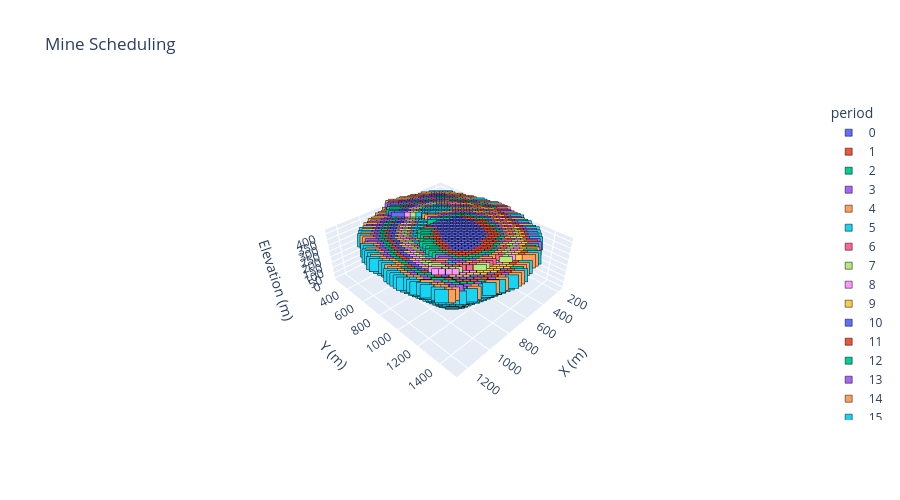

Notebook cell for this chart:
### Markdown cell above
### Mine Scheduling 3D Plot

### Code cell
# Block dimensions
dx, dy, dz = 30, 30, 30

# Filter extracted blocks and prepare data
d = blocks.loc[blocks.period.notna()].copy()
d["period"] = d["period"].astype(int)
d[["x","y","z"]] *= [dx, dy, dz]
d["period"] -= d["period"].min()
d["period"] = d["period"].astype(str)

# Axis scaling for correct proportions
r = d[["x","y","z"]].max() - d[["x","y","z"]].min()
s = r.max()

# 3D categorical scatter with Plotly default colors
fig = px.scatter_3d(d, x="x", y="y", z="z", color="period", color_discrete_sequence=px.colors.qualitative.Plotly,
    category_orders={"period": sorted(d["period"], key=int)}, labels={"color": "Periods"}, 
    title="Mine Scheduling", width=900, height=500).update_traces(marker=dict(symbol="square", size=7, 
    line=dict(width=0.5, color="black"))).update_layout(scene=dict(xaxis_title="X (m)", yaxis_title="Y (m)", 
    zaxis_title="Elevation (m)", aspectmode="manual", aspectratio=dict(x=r.x/s, y=r.y/s, z=r.z/s)))
fig.show()

### Figure 1 — Plotly figure (JSON) as saved in the notebook; plotly's stock layout.template omitted (floating-point values rounded to 4 significant figures; data arrays with more than 128 entries replaced by an {"elided": "..."} marker saying what was removed)
{"data": [{"hovertemplate": "period=0<br>x=%{x}<br>y=%{y}<br>z=%{z}<extra></extra>", "legendgroup": "0", "marker": {"color": "#636EFA", "line": {"color": "black", "width": 0.5}, "size": 7, "symbol": "square"}, "mode": "markers", "name": "0", "scene": "scene", "showlegend": true, "type": "scatter3d", "x": {"elided": "417 int values"}, "y": {"elided": "417 int values"}, "z": {"elided": "417 int values"}}, {"hovertemplate": "period=1<br>x=%{x}<br>y=%{y}<br>z=%{z}<extra></extra>", "legendgroup": "1", "marker": {"color": "#EF553B", "line": {"color": "black", "width": 0.5}, "size": 7, "symbol": "square"}, "mode": "markers", "name": "1", "scene": "scene", "showlegend": true, "type": "scatter3d", "x": {"elided": "368 int values"}, "y": {"elided": "368 int values"}, "z": {"elided": "368 int values"}}, {"hovertemplate": "period=2<br>x=%{x}<br>y=%{y}<br>z=%{z}<extra></extra>", "legendgroup": "2", "marker": {"color": "#00CC96", "line": {"color": "black", "width": 0.5}, "size": 7, "symbol": "square"}, "mode": "markers", "name": "2", "scene": "scene", "showlegend": true, "type": "scatter3d", "x": {"elided": "373 int values"}, "y": {"elided": "373 int values"}, "z": {"elided": "373 int values"}}, {"hovertemplate": "period=3<br>x=%{x}<br>y=%{y}<br>z=%{z}<extra></extra>", "legendgroup": "3", "marker": {"color": "#AB63FA", "line": {"color": "black", "width": 0.5}, "size": 7, "symbol": "square"}, "mode": "markers", "name": "3", "scene": "scene", "showlegend": true, "type": "scatter3d", "x": {"elided": "382 int values"}, "y": {"elided": "382 int values"}, "z": {"elided": "382 int values"}}, {"hovertemplate": "period=4<br>x=%{x}<br>y=%{y}<br>z=%{z}<extra></extra>", "legendgroup": "4", "marker": {"color": "#FFA15A", "line": {"color": "black", "width": 0.5}, "size": 7, "symbol": "square"}, "mode": "markers", "name": "4", "scene": "scene", "showlegend": true, "type": "scatter3d", "x": {"elided": "415 int values"}, "y": {"elided": "415 int values"}, "z": {"elided": "415 int values"}}, {"hovertemplate": "period=5<br>x=%{x}<br>y=%{y}<br>z=%{z}<extra></extra>", "legendgroup": "5", "marker": {"color": "#19D3F3", "line": {"color": "black", "width": 0.5}, "size": 7, "symbol": "square"}, "mode": "markers", "name": "5", "scene": "scene", "showlegend": true, "type": "scatter3d", "x": {"elided": "439 int values"}, "y": {"elided": "439 int values"}, "z": {"elided": "439 int values"}}, {"hovertemplate": "period=6<br>x=%{x}<br>y=%{y}<br>z=%{z}<extra></extra>", "legendgroup": "6", "marker": {"color": "#FF6692", "line": {"color": "black", "width": 0.5}, "size": 7, "symbol": "square"}, "mode": "markers", "name": "6", "scene": "scene", "showlegend": true, "type": "scatter3d", "x": {"elided": "459 int values"}, "y": {"elided": "459 int values"}, "z": {"elided": "459 int values"}}, {"hovertemplate": "period=7<br>x=%{x}<br>y=%{y}<br>z=%{z}<extra></extra>", "legendgroup": "7", "marker": {"color": "#B6E880", "line": {"color": "black", "width": 0.5}, "size": 7, "symbol": "square"}, "mode": "markers", "name": "7", "scene": "scene", "showlegend": true, "type": "scatter3d", "x": {"elided": "470 int values"}, "y": {"elided": "470 int values"}, "z": {"elided": "470 int values"}}, {"hovertemplate": "period=8<br>x=%{x}<br>y=%{y}<br>z=%{z}<extra></extra>", "legendgroup": "8", "marker": {"color": "#FF97FF", "line": {"color": "black", "width": 0.5}, "size": 7, "symbol": "square"}, "mode": "markers", "name": "8", "scene": "scene", "showlegend": true, "type": "scatter3d", "x": {"elided": "516 int values"}, "y": {"elided": "516 int values"}, "z": {"elided": "516 int values"}}, {"hovertemplate": "period=9<br>x=%{x}<br>y=%{y}<br>z=%{z}<extra></extra>", "legendgroup": "9", "marker": {"color": "#FECB52", "line": {"color": "black", "width": 0.5}, "size": 7, "symbol": "square"}, "mode": "markers", "name": "9", "scene": "scene", "showlegend": true, "type": "scatter3d", "x": {"elided": "551 int values"}, "y": {"elided": "551 int values"}, "z": {"elided": "551 int values"}}, {"hovertemplate": "period=10<br>x=%{x}<br>y=%{y}<br>z=%{z}<extra></extra>", "legendgroup": "10", "marker": {"color": "#636EFA", "line": {"color": "black", "width": 0.5}, "size": 7, "symbol": "square"}, "mode": "markers", "name": "10", "scene": "scene", "showlegend": true, "type": "scatter3d", "x": {"elided": "597 int values"}, "y": {"elided": "597 int values"}, "z": {"elided": "597 int values"}}, {"hovertemplate": "period=11<br>x=%{x}<br>y=%{y}<br>z=%{z}<extra></extra>", "legendgroup": "11", "marker": {"color": "#EF553B", "line": {"color": "black", "width": 0.5}, "size": 7, "symbol": "square"}, "mode": "markers", "name": "11", "scene": "scene", "showlegend": true, "type": "scatter3d", "x": {"elided": "635 int values"}, "y": {"elided": "635 int values"}, "z": {"elided": "635 int values"}}, {"hovertemplate": "period=12<br>x=%{x}<br>y=%{y}<br>z=%{z}<extra></extra>", "legendgroup": "12", "marker": {"color": "#00CC96", "line": {"color": "black", "width": 0.5}, "size": 7, "symbol": "square"}, "mode": "markers", "name": "12", "scene": "scene", "showlegend": true, "type": "scatter3d", "x": {"elided": "689 int values"}, "y": {"elided": "689 int values"}, "z": {"elided": "689 int values"}}, {"hovertemplate": "period=13<br>x=%{x}<br>y=%{y}<br>z=%{z}<extra></extra>", "legendgroup": "13", "marker": {"color": "#AB63FA", "line": {"color": "black", "width": 0.5}, "size": 7, "symbol": "square"}, "mode": "markers", "name": "13", "scene": "scene", "showlegend": true, "type": "scatter3d", "x": {"elided": "873 int values"}, "y": {"elided": "873 int values"}, "z": {"elided": "873 int values"}}, {"hovertemplate": "period=14<br>x=%{x}<br>y=%{y}<br>z=%{z}<extra></extra>", "legendgroup": "14", "marker": {"color": "#FFA15A", "line": {"color": "black", "width": 0.5}, "size": 7, "symbol": "square"}, "mode": "markers", "name": "14", "scene": "scene", "showlegend": true, "type": "scatter3d", "x": {"elided": "904 int values"}, "y": {"elided": "904 int values"}, "z": {"elided": "904 int values"}}, {"hovertemplate": "period=15<br>x=%{x}<br>y=%{y}<br>z=%{z}<extra></extra>", "legendgroup": "15", "marker": {"color": "#19D3F3", "line": {"color": "black", "width": 0.5}, "size": 7, "symbol": "square"}, "mode": "markers", "name": "15", "scene": "scene", "showlegend": true, "type": "scatter3d", "x": {"elided": "428 int values"}, "y": {"elided": "428 int values"}, "z": {"elided": "428 int values"}}], "layout": {"height": 500, "legend": {"title": {"text": "period"}, "tracegroupgap": 0}, "scene": {"aspectmode": "manual", "aspectratio": {"x": 0.878, "y": 1, "z": 0.3415}, "domain": {"x": [0, 1], "y": [0, 1]}, "xaxis": {"title": {"text": "X (m)"}}, "yaxis": {"title": {"text": "Y (m)"}}, "zaxis": {"title": {"text": "Elevation (m)"}}}, "title": {"text": "Mine Scheduling"}, "width": 900}}
